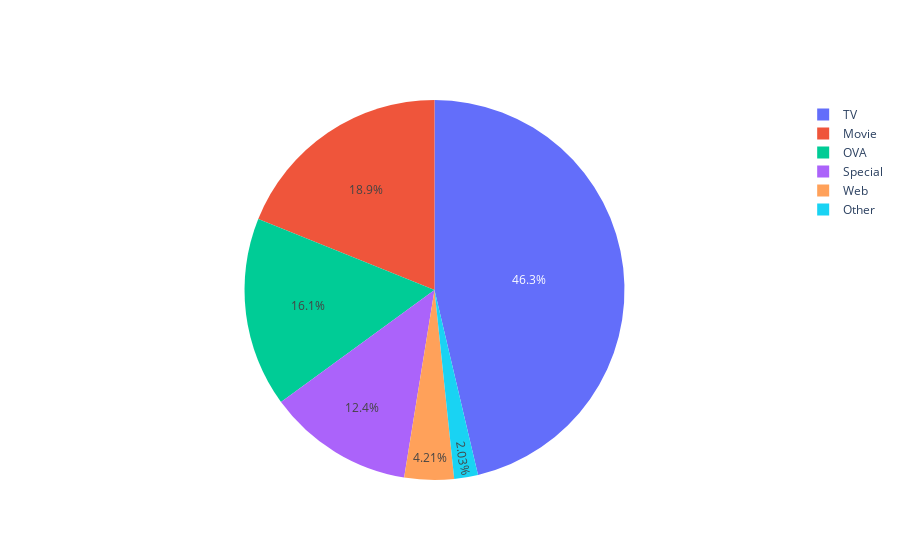

Notebook code for this chart:
### Code cell
import plotly.graph_objects as go

labels = count_types['type']
values = count_types['title']

fig = go.Figure(data=[go.Pie(labels=labels, values=values)])
fig.show()

### Figure 1 — Plotly figure (JSON) as saved in the notebook; plotly's stock layout.template omitted (floating-point values rounded to 4 significant figures)
{"data": [{"labels": ["Other", "Web", "Special", "OVA", "Movie", "TV"], "type": "pie", "values": [10302, 21415, 63135, 82019, 96196, 235631]}], "layout": {}}
